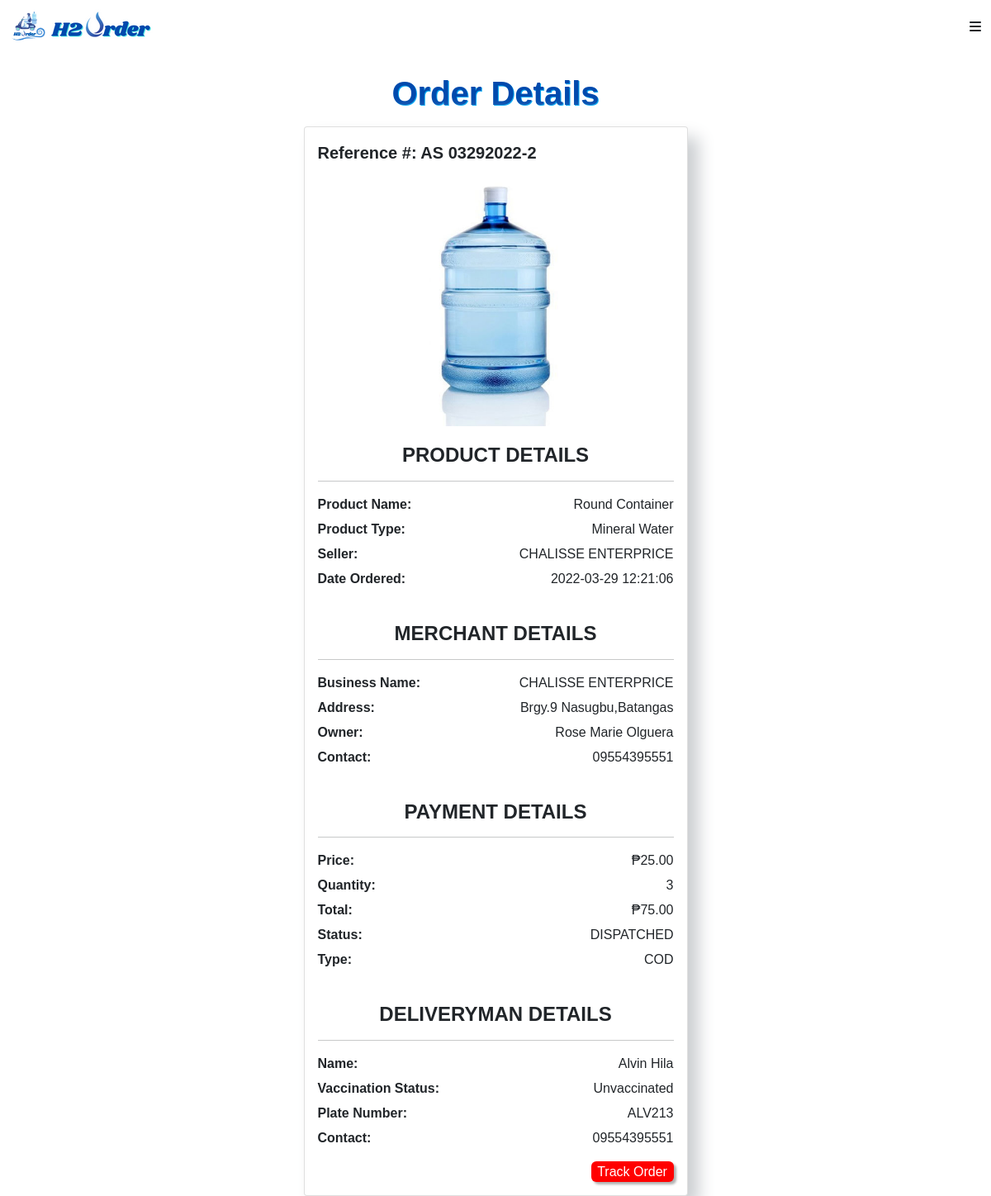
Screenshot of /customer/dispatched_order_details.php?order_id=2 (signed in) with the database file from the repository.
### tables this page shows
CREATE TABLE `orderlist` (
  `order_id` int(11) NOT NULL,
  `product_id` int(11) NOT NULL,
  `customer_id` int(11) NOT NULL,
  `merchant_id` int(11) NOT NULL,
  `deliveryman_id` int(11) DEFAULT NULL,
  `status` text NOT NULL,
  `quantity` text NOT NULL,
  `total` int(11) NOT NULL,
  `type` text,
  `photo` text,
  `receipt` varchar(255) NOT NULL,
  `receipt_status` varchar(255) NOT NULL,
  `date` timestamp NOT NULL DEFAULT CURRENT_TIMESTAMP
);

CREATE TABLE `product` (
  `product_id` int(11) NOT NULL,
  `merchant_id` int(11) NOT NULL,
  `product_name` varchar(255) NOT NULL,
  `product_type` varchar(255) NOT NULL,
  `volume` varchar(255) NOT NULL,
  `price` int(11) NOT NULL,
  `image` varchar(255) NOT NULL,
  `description` varchar(255) NOT NULL
);

CREATE TABLE `merchant` (
  `merchant_id` int(11) NOT NULL,
  `username` varchar(255) NOT NULL,
  `password` varchar(255) NOT NULL,
  `business_name` varchar(255) NOT NULL,
  `owner` varchar(255) NOT NULL,
  `address` varchar(255) NOT NULL,
  `barangay` varchar(255) NOT NULL,
  `email` varchar(255) NOT NULL,
  `contact_number` varchar(255) NOT NULL,
  `image` varchar(255) NOT NULL,
  `latitude` varchar(255) NOT NULL,
  `longitude` varchar(255) NOT NULL,
  `opening` time NOT NULL,
  `closing` time NOT NULL,
  `status` varchar(255) NOT NULL
);

CREATE TABLE `deliveryman` (
  `deliveryman_id` int(11) NOT NULL,
  `merchant_id` int(11) NOT NULL,
  `name` varchar(255) NOT NULL,
  `username` varchar(255) NOT NULL,
  `password` varchar(255) NOT NULL,
  `plate_number` varchar(255) NOT NULL,
  `contact_number` varchar(255) NOT NULL,
  `vaccination_status` varchar(255) NOT NULL,
  `photo` varchar(255) NOT NULL,
  `d_latitude` varchar(255) NOT NULL,
  `d_longitude` varchar(255) NOT NULL
);

### customer/dispatched_order_details.php (the view, shortened to what this page needs)
<?php
require_once '../connection.php';
?>
<!DOCTYPE html>
<html>
    <head>
        <link href="https://cdn.jsdelivr.net/npm/bootstrap@5.0.2/dist/css/bootstrap.min.css" rel="stylesheet">
        <link rel="stylesheet" href="../main.css">
    </head>
    <body style="background-color: #fff" >
      <?php include 'navbar.php' ?>
      <center>
      <p class="text-center h1 fw-bold mb-3 mx-1 mx-md-4 mt-4"
      style="color:#004aad;text-shadow: 1px 1px #03a9f4;">Order Details
      </p>
      <div class="container">
        <?php
            $query = $conn->query("SELECT product.product_id,product.image,product.product_name,product.product_type,
            product.price, product.merchant_id,orderlist.status, orderlist.order_id,orderlist.quantity,
            orderlist.total, orderlist.type, orderlist.photo,orderlist.receipt, orderlist.receipt_status,orderlist.date, merchant.business_name,merchant.merchant_id
            , merchant.owner, merchant.address , merchant.barangay, customer.firstname, customer.lastname, customer.address, customer.contact_number,customer.customer_id
            ,deliveryman.name, deliveryman.plate_number, deliveryman.contact_number, deliveryman.deliveryman_id,deliveryman.vaccination_status
            FROM `orderlist`
            RIGHT JOIN product ON orderlist.product_id = product.product_id
            RIGHT JOIN merchant ON orderlist.merchant_id = merchant.merchant_id
            RIGHT JOIN customer ON orderlist.customer_id = customer.customer_id
            RIGHT JOIN deliveryman ON orderlist.deliveryman_id = deliveryman.deliveryman_id
             WHERE orderlist.order_id = '".$_REQUEST['order_id']."'") or die(mysqli_error());
            while($fetch = $query->fetch_array()){
          ?>
          <form action="action.php" method="POST" enctype="multipart/form-data" >
       <div class="col-md-12 col-lg-5 mb-5 mb-lg-0">
        <div class="card">
            <div class="d-flex justify-content-between p-3">
            <p class="lead mb-0" style="font-weight: 550">
              Reference #: AS <?php echo date("mdY-", strtotime($fetch['date']))?><?php echo $fetch['order_id']?></p>
            </div>
            <center><img src = "../photo/<?php echo $fetch['image']?>" style="width: 300px;
            height: 300px; margin-bottom: 5px;" class="card-img-top"/></center>
           <div class="card-body">
             <div class="d-flex justify-content-center mb-3">
              <h4 class="mb-0" style="font-weight:550">PRODUCT DETAILS</h4>
              </div>
             <hr>
             <div class="d-flex justify-content-between">
              <p class="card-text" style="font-weight: 550">Product Name: </p>
              <p class="card-text"><?php echo $fetch['product_name']?></p>
             </div>
              <div class="d-flex justify-content-between">
              <p class="card-text" style="font-weight:550;margin-top:-10px;">Product Type: </p>
              <p class="card-text" style="margin-top:-10px;"><?php echo $fetch['product_type']?></p>
             </div>
             <div class="d-flex justify-content-between">
              <p class="card-text" style="font-weight:550;margin-top:-10px;">Seller: </p>
              <p class="card-text" style="margin-top:-10px;"><?php echo $fetch['business_name']?></p>
             </div>
             <div class="d-flex justify-content-between">
              <p class="card-text" style="font-weight:550;margin-top:-10px;">Date Ordered:</p>
              <p class="card-text"style="margin-top:-10px;"><?php echo $fetch['date']?> </p>
             </div>
                <br>
               <div class="d-flex justify-content-center mb-3">
              <h4 class="mb-0" style="font-weight: 550">MERCHANT DETAILS</h4>
              </div>
             <hr>
            <div class="d-flex justify-content-between">
              <p class="card-text" style="font-weight: 550">Business Name: </p>
              <p class="card-text"><?php echo $fetch['business_name']?> </p>
             </div>
             <div class="d-flex justify-content-between">
              <p class="card-text" style="font-weight:550;margin-top:-10px;">Address: </p>
              <p class="card-text" style="margin-top:-10px;"><?php echo $fetch['address']?>
              <?php echo $fetch['barangay']?> Nasugbu,Batangas</p>
             </div>
              <div class="d-flex justify-content-between">
              <p class="card-text" style="font-weight:550;margin-top:-10px;">Owner:</p>
              <p class="card-text"style="margin-top:-10px;"><?php echo $fetch['owner']?> </p>
             </div>
             <div class="d-flex justify-content-between">
              <p class="card-text" style="font-weight:550;margin-top:-10px;">Contact:</p>
              <p class="card-text"style="margin-top:-10px;"><?php echo $fetch['contact_number']?> </p>
             </div>
              <br>
               <div class="d-flex justify-content-center mb-3">
              <h4 class="mb-0" style="font-weight: 550">PAYMENT DETAILS</h4>
              </div>
             <hr>
            <div class="d-flex justify-content-between">
              <p class="card-text" style="font-weight: 550">Price: </p>
              <p class="card-text">&#8369;<?php echo $fetch['price']?>.00</p>
             </div>
             <div class="d-flex justify-content-between">
              <p class="card-text" style="font-weight:550;margin-top:-10px;">Quantity: </p>
              <p class="card-text" style="margin-top:-10px;"><?php echo $fetch['quantity']?></p>     </div>
             <div class="d-flex justify-content-between">
              <p class="card-text" style="font-weight:550;margin-top:-10px;">Total:</p>
              <p class="card-text"style="margin-top:-10px;">&#8369;<?php echo $fetch['quantity']* $fetch['price']?>.00</p>
             </div>
              <div class="d-flex justify-content-between">
              <p class="card-text" style="font-weight:550;margin-top:-10px;">Status:</p>
              <p class="card-text"style="margin-top:-10px;"><?php echo  strtoupper($fetch['status'])?></p>
             </div>
              <div class="d-flex justify-content-between">
                 <p class="card-text" style="font-weight:550;margin-top:-10px;">Type:</p>
                <p class="card-text" style="margin-top:-10px;"><?php echo  strtoupper($fetch['type'])?></p>
             </div>
            <br>
               <div class="d-flex justify-content-center mb-3">
              <h4 class="mb-0" style="font-weight: 550">DELIVERYMAN DETAILS</h4>
              </div>
             <hr>
            <div class="d-flex justify-content-between">
              <p class="card-text" style="font-weight: 550">Name: </p>
              <p class="card-text"><?php echo $fetch['name']?></p>
             </div>
             <div class="d-flex justify-content-between">
              <p class="card-text" style="font-weight:550;margin-top:-10px;">Vaccination Status: </p>
              <p class="card-text" style="margin-top:-10px;"><?php echo $fetch['vaccination_status']?></p>
             </div>
             <div class="d-flex justify-content-between">
              <p class="card-text" style="font-weight:550;margin-top:-10px;">Plate Number: </p>
              <p class="card-text" style="margin-top:-10px;"><?php echo $fetch['plate_number']?></p>
             </div>
             <div class="d-flex justify-content-between">
              <p class="card-text" style="font-weight:550;margin-top:-10px;">Contact:</p>
              <p class="card-text"style="margin-top:-10px;"><?php echo $fetch['contact_number']?> </p>
             </div>
          <div class="d-flex justify-content-between">
               <a href="delivery_destination.php?order_id=<?php echo $fetch['order_id']?>"><input type="button" name="show" style="background-color:red; border:none;border-radius: 6px;
            box-shadow: 3px 3px 3px #b1b1b1, -3px -3px 3px #fff; color:white; height: 25px; width:100px;"
              value="Track Order"></a>
             </div>
          </div>
        </div>
      </div>
            </form>
        <?php
        }
        ?>
      </div>
    </body>
</html>

### main.css (style rules this page uses)
:root { --bs-blue: #0d6efd; --bs-indigo: #6610f2; --bs-purple: #6f42c1; --bs-pink: #d63384; --bs-red: #dc3545; --bs-orange: #fd7e14; --bs-yellow: #ffc107; --bs-green: #198754; --bs-teal: #20c997; --bs-cyan: #0dcaf0; --bs-white: #fff; --bs-gray: #6c757d; --bs-gray-dark: #343a40; --bs-primary: #0d6efd; --bs-secondary: #6c757d; --bs-success: #198754; --bs-info: #0dcaf0; --bs-warning: #ffc107; --bs-danger: #dc3545; --bs-light: #f8f9fa; --bs-dark: #212529; --bs-font-sans-serif: system-ui, -apple-system, "Segoe UI", Roboto, "Helvetica Neue", Arial, "Noto Sans", "Liberation Sans", sans-serif, "Apple Color Emoji", "Segoe UI Emoji", "Segoe UI Symbol", "Noto Color Emoji"; --bs-font-monospace: SFMono-Regular, Menlo, Monaco, Consolas, "Liberation Mono", "Courier New", monospace; --bs-gradient: linear-gradient( 180deg, rgba(255, 255, 255, 0.15), rgba(255, 255, 255, 0) ); }
* { margin: 0; padding: 0; box-sizing: border-box; font-family: "Poppins", sans-serif; }
body { background: #ecf0f3; }

### customer/navbar.php (style rules this page uses)
:root { --transition: all 0.7s ease; --yellow: #f9d342; --dark: #292826; }
* { box-sizing: border-box; padding: 0; margin: 0; font-family: "Poppins", sans-serif; }
html { scroll-behavior: smooth; }

### customer/dispatched_order_details.php (style rules this page uses)
.card { box-shadow: 13px 13px 20px #cbced1, -13px -13px 20px #fff; }

### rows the page displays
orderlist: date "03292022-", order_id "2", product.image (picture), product.product_name "Round Container", product.product_type "Mineral Water", merchant.business_name "CHALISSE ENTERPRICE", date "2022-03-29 12:21:06", merchant.barangay "Brgy.9", merchant.owner "Rose Marie Olguera", deliveryman.contact_number "09554395551", product.price "25", quantity "3", $fetch['quantity']*$fetch['price'] "75", status "DISPATCHED", type "COD", deliveryman.name "Alvin Hila", deliveryman.vaccination_status "Unvaccinated", deliveryman.plate_number "ALV213"
